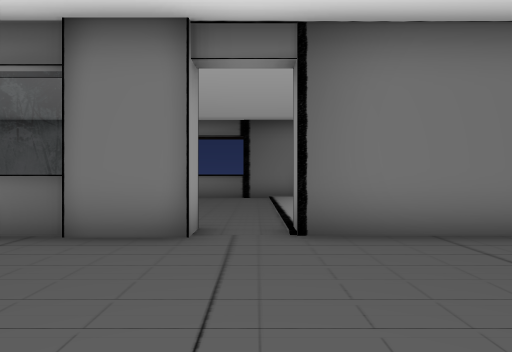
view 1 (above)

20 first-person views from a walk through a Unity game level. The camera is 1.5 m above the floor, looks level and sees 75° across. Doors are open. The floor is counted in squares, 2 m on a side. Each view is taken from the middle of a square. On the plan, view 1 faces up. The plan holds only what a view shows up to about 11 squares ahead; the rest is blank. The place goes on beyond the plan. The player character is not drawn. Some surface patterns are stand-ins.

view 2
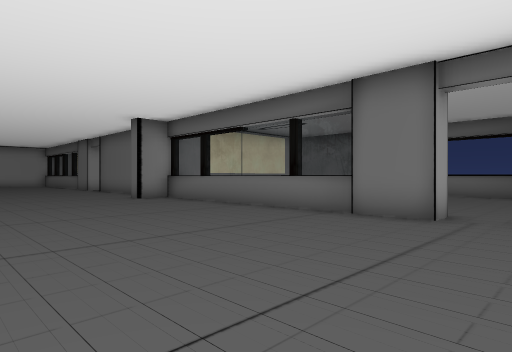

view 3
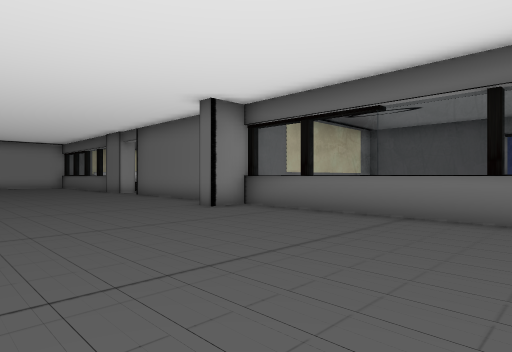

view 4
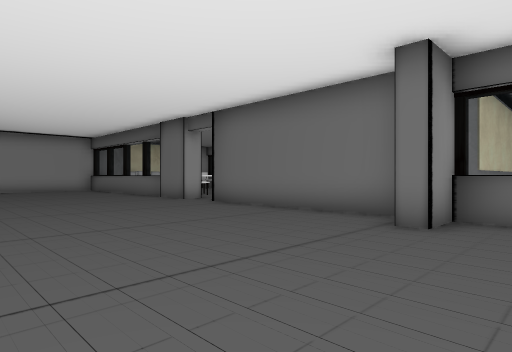

view 5
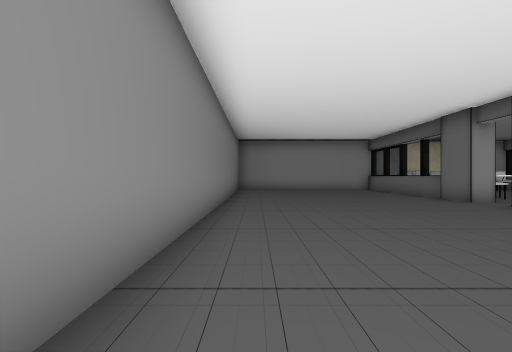

view 6
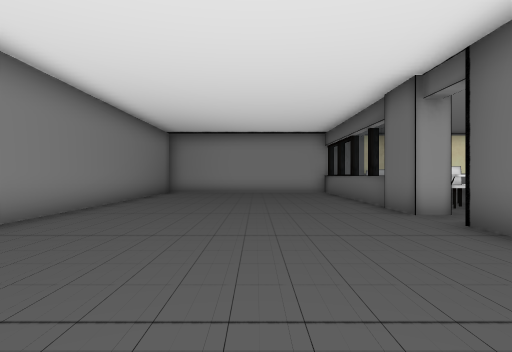

view 7
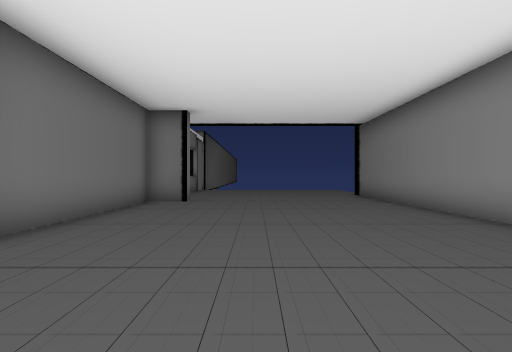

view 8
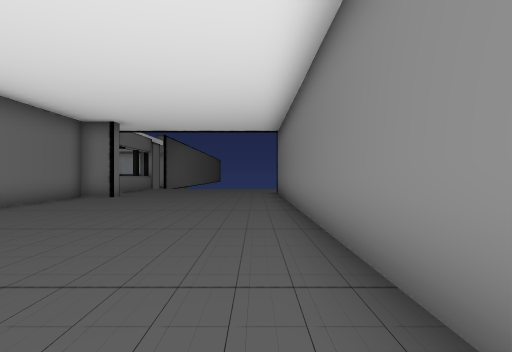

view 9
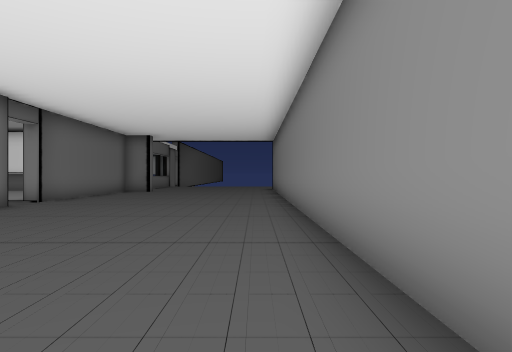

view 10
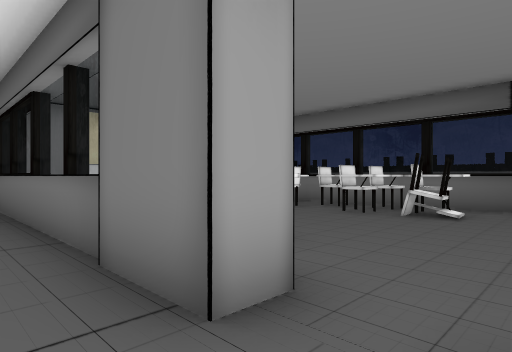

view 11
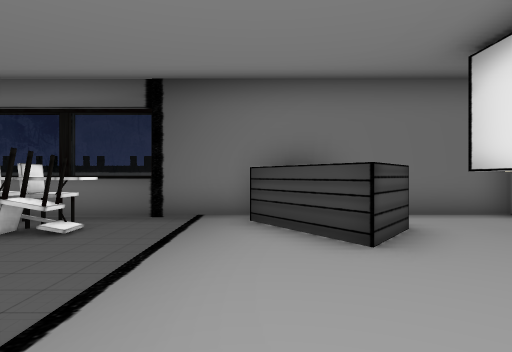

view 12
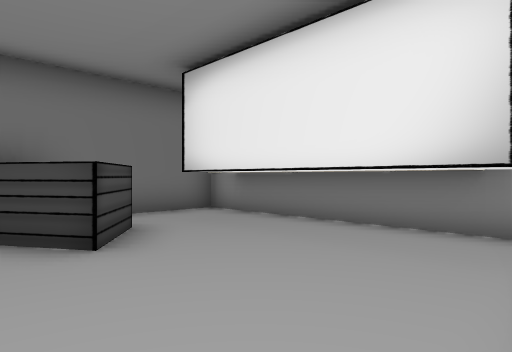

view 13
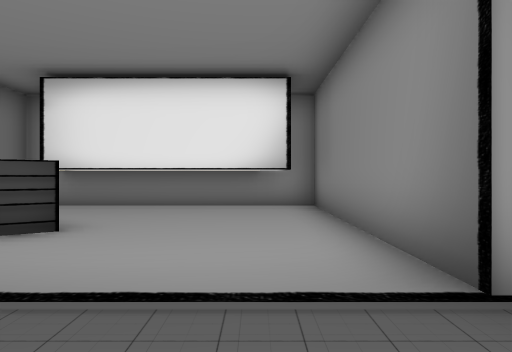

view 14
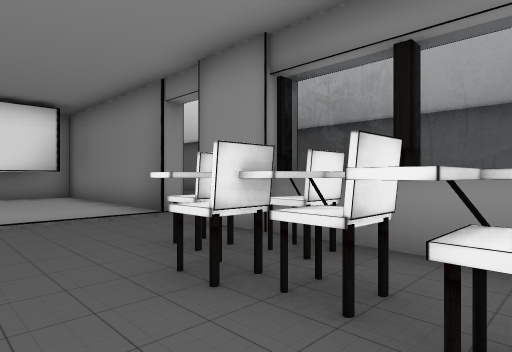

view 15
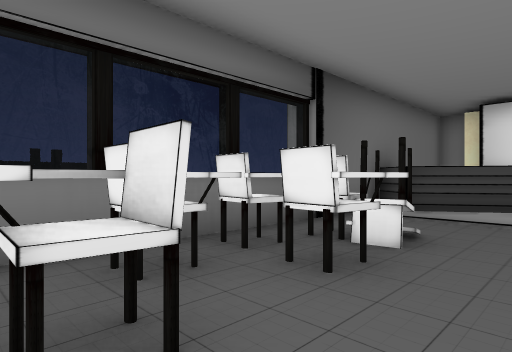

view 16
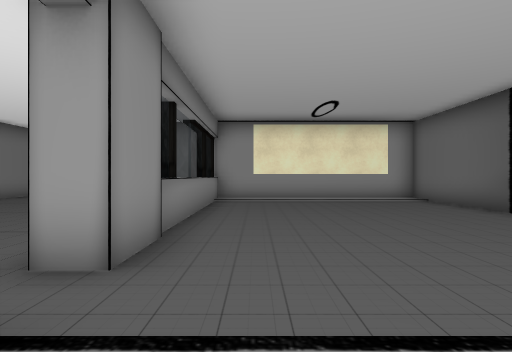

view 17
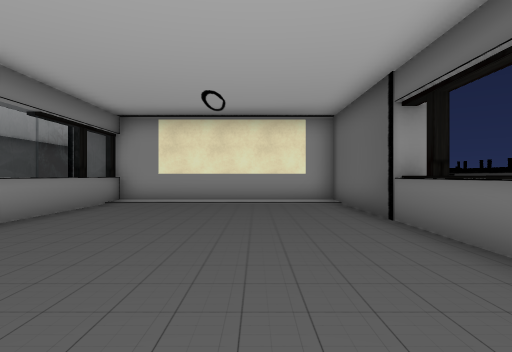

view 18
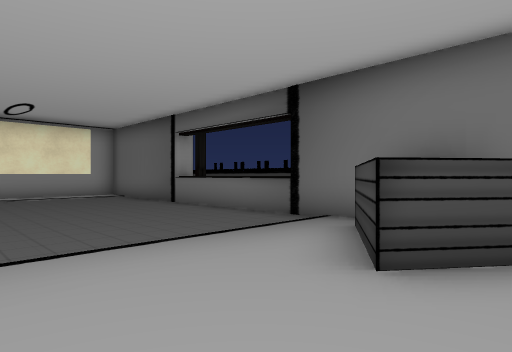

view 19
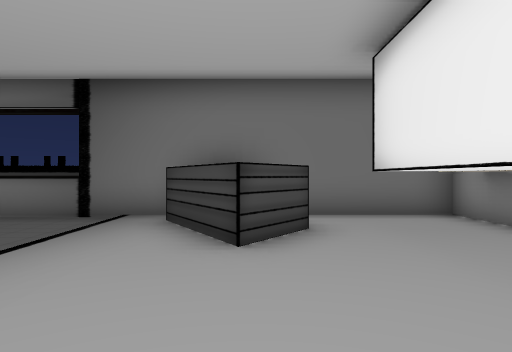

view 20
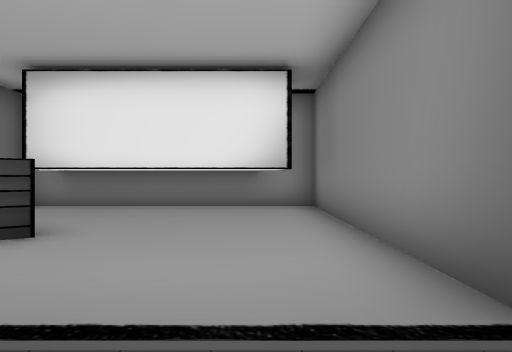

### Floor plan
Points are (right, up) in squares from view 1. A wall is a line through its corners. A room is listed if a view was taken in it or the views show most of it. See-through windows are left out.
Room 1 (views 1, 2, 3, 4, 5, 6, 7, 8, 9, 10)
walls: (-9.6, 3) (-10.1, 3); (-10.5, 4.2) (-16, 4.2); (-0.8, 4.2) (-9.6, 4.2); (-17.4, 4.2) (-22.5, 4.2); (-22, -3) (7.5, -3); (7.2, 3) (6.8, 3) (6.8, 4.2) (0.5, 4.2)
ways out: open door at (-16.7, 4.3) to room 2; open door at (0, 4.5) to room 3
Room 2 (views 11, 12, 13, 14, 15)
walls: (-14.9, 10.8) (-14.5, 11.5) (-22.5, 11.5); (-16, 4.6) (-10.1, 4.6) (-10.1, 11.5) (-12.1, 11.5); (-18.5, 10.4) (-18.5, 9.8); (-18.9, 9.9) (-18.9, 9.2) (-19.8, 9.4); (-17.4, 4.8) (-17.4, 4.2); (-18.7, 10.3) (-19.7, 10.5); (-12.8, 9.7) (-13.8, 8.5) (-15.1, 10.6); (-19.3, 6.1) (-18.3, 6) (-18.3, 5.4); (-19.7, 6.2) (-19.7, 6.7); (-19.7, 9.9) (-19.8, 9.3); (-19.7, 10.1) (-21.1, 10.2) (-21.1, 10.9); (-20.2, 6) (-20.2, 6.8) (-19.3, 6.8); (-20.2, 5.6) (-19.7, 5.6); (-11.8, 5.4) (-11.8, 10); (-21.1, 9.2) (-21.8, 9.3); (-21.1, 6.4) (-20.2, 6.4); (-21.3, 9.2) (-21.2, 9.8) (-21.7, 9.8); (-20.9, 10.9) (-20.9, 10.2); (-21.9, 6.8) (-21.3, 6.8); (-21.6, 4.6) (-18.9, 4.6)
low walls: (-18.7, 6.1) (-18.7, 5.5); (-19.2, 9.8) (-19.2, 9.2); (-21.8, 9.3) (-21.8, 9.7)
ways out: open door at (-16.7, 4.3) to room 1
objects: other object (-19, 11); other object (-18, 9); other object (-18, 10)
Room 3 (views 16, 17, 18, 19, 20)
walls: (0.5, 4.6) (6.8, 4.6) (6.8, 8.1); (1.4, 11.5) (-9.6, 11.5) (-9.6, 3); (3.8, 9.8) (2.8, 8.5) (1.5, 10.7); (-9.6, 4.6) (-0.8, 4.6); (4.8, 5.4) (4.8, 10)
ways out: open door at (0, 4.5) to room 1; opening at (4, 9.5) to room 4
Room 4 (no view inside)
walls: (6.8, 8.1) (6.8, 11.5) (4, 11.5)
ways out: opening at (4, 9.5) to room 3

Positions as (right, up) in squares from view 1, and headings:
1: (0, 0), facing up
2: (1, -2), facing up-left
3: (-3, -2), facing up-left
4: (-8, -2), facing up-left
5: (-8, -2), facing left
6: (-11, 1), facing left
7: (-3, 1), facing right
8: (-5, -2), facing right
9: (-9, -2), facing right
10: (-16, 3), facing up-left
11: (-15, 5), facing up
12: (-15, 5), facing up-right
13: (-18, 6), facing right
14: (-22, 8), facing down-right
15: (-22, 8), facing up-right
16: (2, 6), facing left
17: (1, 9), facing left
18: (4, 6), facing up-left
19: (3, 5), facing up
20: (-1, 6), facing right
